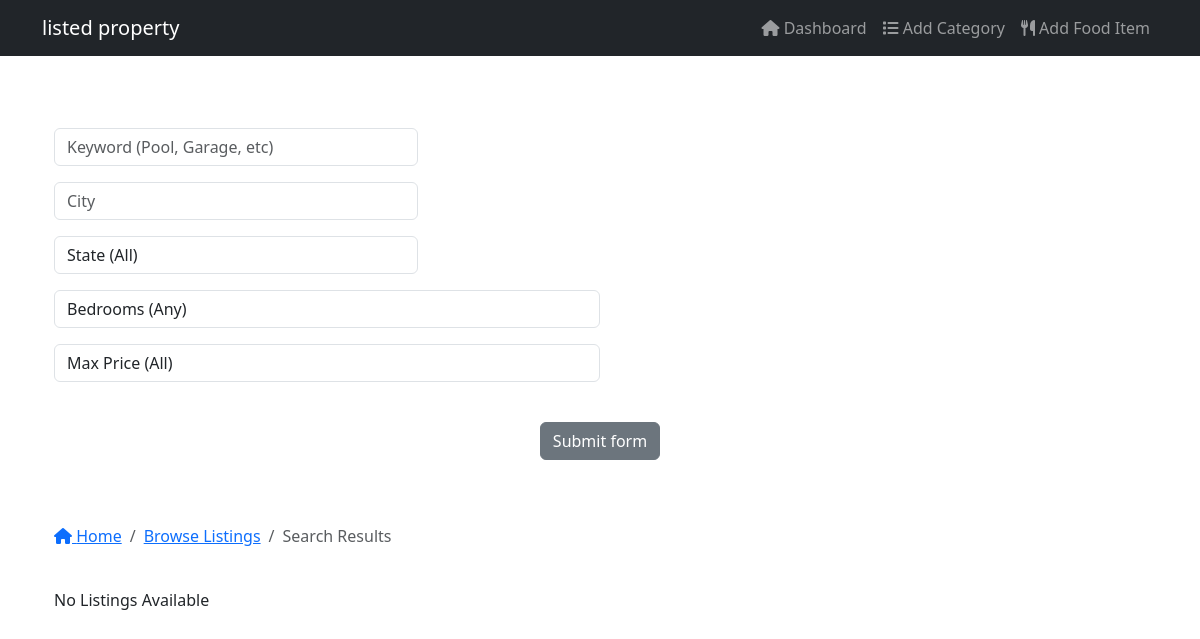
Page /main_page/search on the earlier database version.
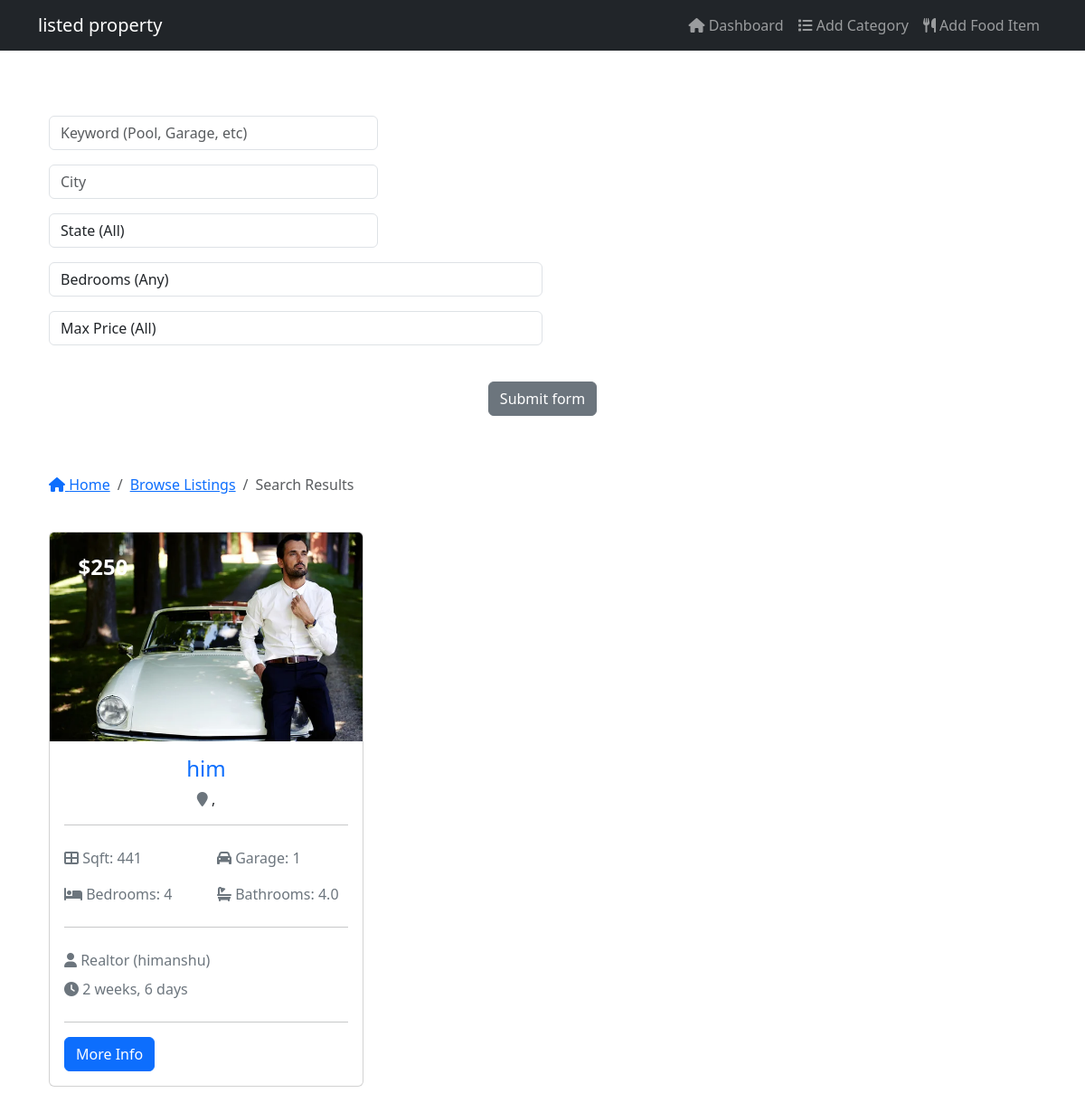
Same page on the later database version.
### main_page/models.py (models this page shows, shortened)
class Listing(models.Model):
  realtor = models.ForeignKey(Realtor, on_delete=models.CASCADE)
  title = models.CharField(max_length=200)
  address = models.CharField(max_length=200)
  city = models.CharField(max_length=100)
  state = models.CharField(max_length=100)
  zipcode = models.CharField(max_length=20)
  description = models.TextField(blank=True)
  price = models.IntegerField()
  bedrooms = models.IntegerField()
  bathrooms = models.DecimalField(max_digits=2, decimal_places=1)
  garage = models.IntegerField(default=0)
  sqft = models.IntegerField()
  lot_size = models.DecimalField(max_digits=5, decimal_places=1)
  photo_main = models.ImageField(upload_to='photos/%Y/%m/%d/')
  photo_1 = models.ImageField(upload_to='photos/%Y/%m/%d/', blank=True)
  photo_2 = models.ImageField(upload_to='photos/%Y/%m/%d/', blank=True)
  photo_3 = models.ImageField(upload_to='photos/%Y/%m/%d/', blank=True)
  photo_4 = models.ImageField(upload_to='photos/%Y/%m/%d/', blank=True)
  photo_5 = models.ImageField(upload_to='photos/%Y/%m/%d/', blank=True)
  photo_6 = models.ImageField(upload_to='photos/%Y/%m/%d/', blank=True)
  is_published = models.BooleanField(default=True)
  list_date = models.DateTimeField(default=datetime.now, blank=True)

class Realtor(models.Model):
    user = models.OneToOneField(
        settings.AUTH_USER_MODEL,  # Link to your custom User model
        on_delete=models.CASCADE,
        null=True,
        blank=True
    )
    name = models.CharField(max_length=200, null=True, blank=True)
    photo = models.ImageField(upload_to='photos/', null=True, blank=True)
    description = models.TextField(blank=True, null=True)
    phone = models.CharField(max_length=20, null=True, blank=True)
    email = models.CharField(max_length=50, null=True, blank=True)
    is_mvp = models.BooleanField(default=False)
    hire_date = models.DateTimeField(default=datetime.now, blank=True, null=True)
    def __str__(self):
        return self.name or f"Realtor ({self.user.username})"

class User(AbstractUser):
    ADMIN = "admin"
    MANAGER = "manager"
    USER = "user"
    ROLE_CHOICES = [
        (ADMIN, "Admin"),
        (MANAGER, "Manager"),
        (USER, "User"),
    ]
    ONLINE = "online"
    MARKET = "market"
    SPECIAL = "special"
    LEVEL_CHOICES = [
        (ONLINE, "Online"),
        (MARKET, "Market"),
        (SPECIAL, "Special"),
    ]
    role = models.CharField(
        max_length=10, choices=ROLE_CHOICES, default=USER, null=True, blank=True
    )
    level = models.CharField(
        max_length=10, choices=LEVEL_CHOICES, default=ONLINE, null=True, blank=True
    )
    groups = models.ManyToManyField(
        Group,
        related_name="custom_user_set",
        blank=True,
        help_text="The groups this user belongs to.",
        verbose_name="groups",
    )
    user_permissions = models.ManyToManyField(
        Permission,
        related_name="custom_user_set",
        blank=True,
        help_text="Specific permissions for this user.",
        verbose_name="user permissions",
    )

### main_page/views.py (the view)
# urls.py: path('search', views.search, name='search'),
def search(request):
    queryset_list = Listing.objects.order_by("-list_date")
    if "keywords" in request.GET:
        keywords = request.GET["keywords"]
        if keywords:
            queryset_list = queryset_list.filter(description__icontains=keywords)
    if "city" in request.GET:
        city = request.GET["city"]
        if city:
            queryset_list = queryset_list.filter(city__iexact=city)
    if "state" in request.GET:
        state = request.GET["state"]
        if state:
            queryset_list = queryset_list.filter(state__iexact=state)
    if "bedrooms" in request.GET:
        bedrooms = request.GET["bedrooms"]
        if bedrooms:
            queryset_list = queryset_list.filter(bedrooms__lte=bedrooms)
    if "price" in request.GET:
        price = request.GET["price"]
        if price:
            queryset_list = queryset_list.filter(price__lte=price)
    context = {
        "state_choices": state_choices,
        "bedroom_choices": bedroom_choices,
        "price_choices": price_choices,
        "listings": queryset_list,
        "values": request.GET,
    }
    return render(request, "main_page/search.html", context)

### templates/main_page/search.html (shortened to what the changed rows need)
{% extends 'main_page/Pbase.html' %}
{% block content %}
  <section id="listings" class="py-4">
    <div class="container">
      <div class="row">
        {% if listings %}
          {% for listing in listings %}
          <div class="col-md-6 col-lg-4 mb-4">
              <div class="card listing-preview">
                <img class="card-img-top" src="{{ listing.photo_main.url }}" alt="">
                <div class="card-img-overlay">
                  <h2>
                    <span class="badge badge-secondary text-white">${{ listing.price  }}</span>
                  </h2>
                </div>
                <div class="card-body">
                  <div class="listing-heading text-center">
                    <h4 class="text-primary">{{ listing.title }}</h4>
                    <p>
                      <i class="fas fa-map-marker text-secondary"></i> {{ listing.city }} {{ listing.state }}, {{ listing.zipcode }}</p>
                  </div>
                  <hr>
                  <div class="row py-2 text-secondary">
                    <div class="col-6">
                      <i class="fas fa-th-large"></i> Sqft: {{ listing.sqft }}</div>
                    <div class="col-6">
                      <i class="fas fa-car"></i> Garage: {{ listing.garage }}</div>
                  </div>
                  <div class="row py-2 text-secondary">
                    <div class="col-6">
                      <i class="fas fa-bed"></i> Bedrooms: {{ listing.bedrooms }}</div>
                    <div class="col-6">
                      <i class="fas fa-bath"></i> Bathrooms: {{ listing.bathrooms }}</div>
                  </div>
                  <hr>
                  <div class="row py-2 text-secondary">
                    <div class="col-12">
                      <i class="fas fa-user"></i> {{ listing.realtor }}</div>
                  </div>
                  <div class="row text-secondary pb-2">
                    <div class="col-6">
                      <i class="fas fa-clock"></i> {{ listing.list_date | timesince }}</div>
                  </div>
                  <hr>
                  <a href="{% url 'listing' listing.id %}" class="btn btn-primary btn-block">More Info</a>
                </div>
              </div>
            </div>
          {% endfor %}
        {% else %}
          <div class="col-md-12">
            <p>No Listings Available</p>
          </div>
        {% endif %}
      </div>
    </div>
  </section>
  {% endblock %}

Differences in the rows shown:
added Listing: photo_main (picture), price "250", title "him", sqft "441", garage "1", bedrooms "4", bathrooms "4.0", realtor "Realtor (himanshu)", list_date "2 weeks, 6 days"
Other differences:
text no longer shown: "No Listings Available"
